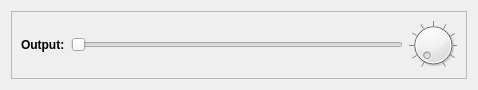
<?xml version="1.0" encoding="UTF-8"?>
<ui version="4.0">
 <class>OutputWidget</class>
 <widget class="QWidget" name="OutputWidget">
  <property name="geometry">
   <rect>
    <x>0</x>
    <y>0</y>
    <width>478</width>
    <height>86</height>
   </rect>
  </property>
  <property name="sizePolicy">
   <sizepolicy hsizetype="Preferred" vsizetype="Minimum">
    <horstretch>0</horstretch>
    <verstretch>0</verstretch>
   </sizepolicy>
  </property>
  <property name="windowTitle">
   <string notr="true">Form</string>
  </property>
  <layout class="QVBoxLayout" name="verticalLayout">
   <item>
    <widget class="QFrame" name="frame">
     <property name="frameShape">
      <enum>QFrame::StyledPanel</enum>
     </property>
     <property name="frameShadow">
      <enum>QFrame::Raised</enum>
     </property>
     <property name="lineWidth">
      <number>5</number>
     </property>
     <layout class="QHBoxLayout" name="horizontalLayout">
      <item>
       <widget class="QLabel" name="label">
        <property name="text">
         <string>&lt;b&gt;Output:&lt;/b&gt;</string>
        </property>
        <property name="textFormat">
         <enum>Qt::RichText</enum>
        </property>
       </widget>
      </item>
      <item>
       <widget class="QSlider" name="backlightSlider">
        <property name="orientation">
         <enum>Qt::Horizontal</enum>
        </property>
       </widget>
      </item>
      <item>
       <widget class="QDial" name="brightnessSlider">
        <property name="sizePolicy">
         <sizepolicy hsizetype="Fixed" vsizetype="Fixed">
          <horstretch>0</horstretch>
          <verstretch>0</verstretch>
         </sizepolicy>
        </property>
        <property name="maximumSize">
         <size>
          <width>48</width>
          <height>48</height>
         </size>
        </property>
        <property name="wrapping">
         <bool>false</bool>
        </property>
        <property name="notchTarget">
         <double>10.000000000000000</double>
        </property>
        <property name="notchesVisible">
         <bool>true</bool>
        </property>
       </widget>
      </item>
     </layout>
    </widget>
   </item>
  </layout>
 </widget>
 <resources/>
 <connections/>
</ui>
